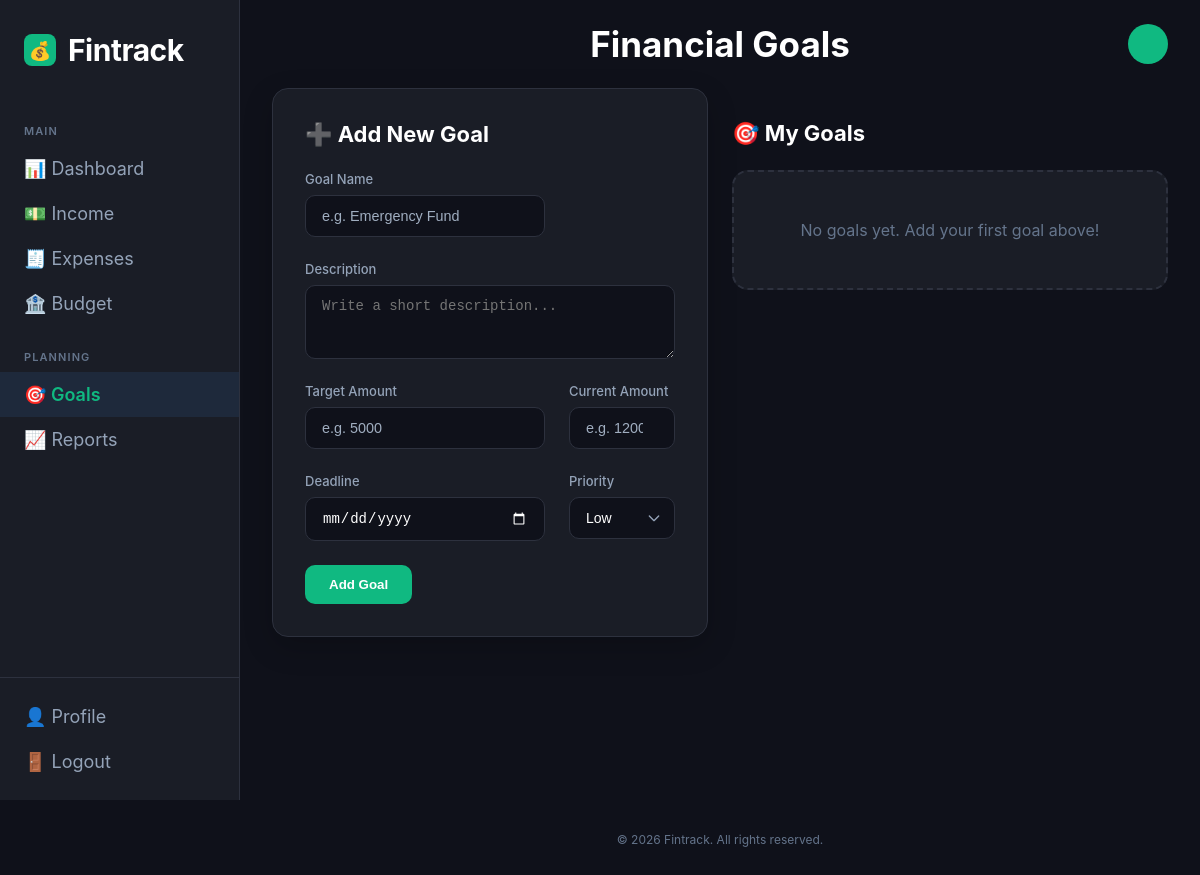
Page /goals/ on the earlier database version.
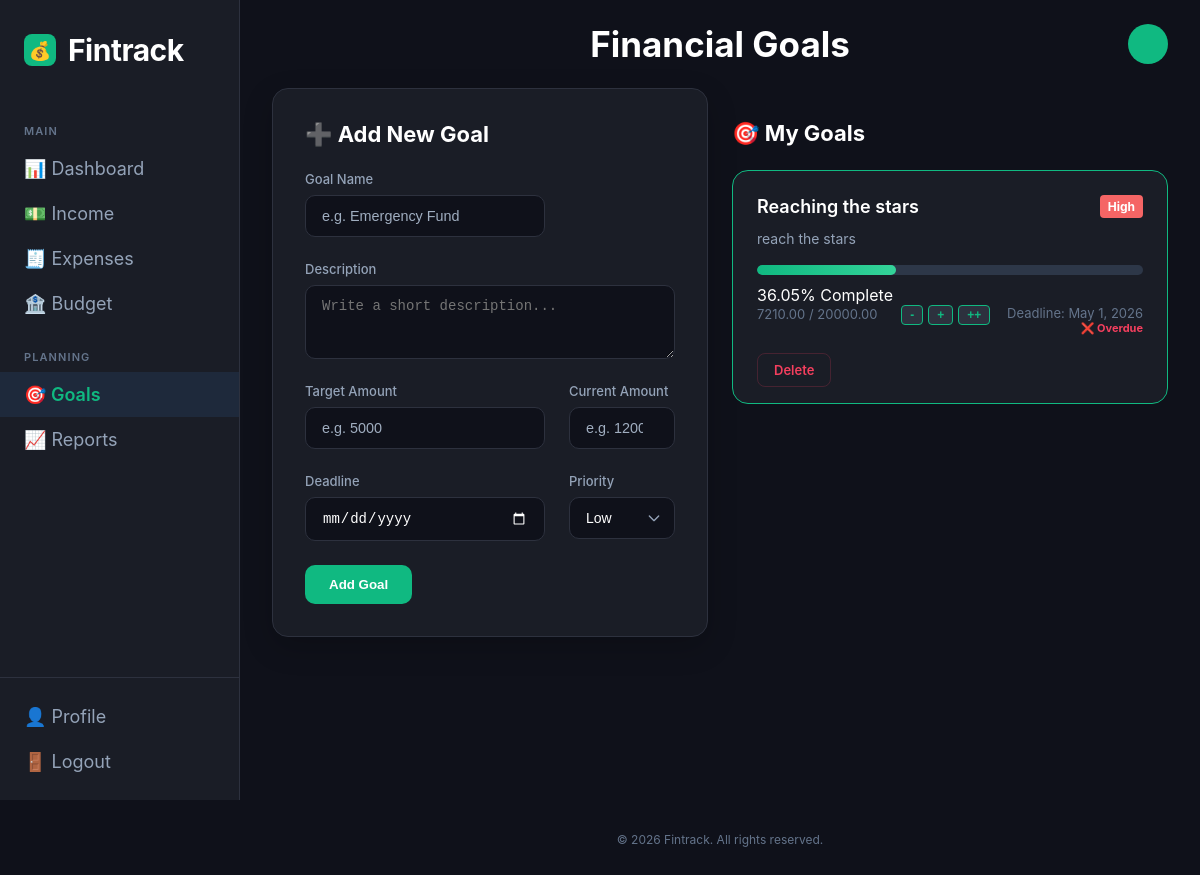
Same page on the later database version.
### goals/models.py (models this page shows)
class Goal(models.Model):
    goalTitle=models.CharField(max_length=100)
    goalAmount=models.DecimalField(max_digits=10,decimal_places=2)
    currentAmount=models.DecimalField(max_digits=10,decimal_places=2,default=0)
    goalDeadline=models.DateField()
    goalDescription=models.TextField(blank=True)
    PRIORITY_CHOICES = [
        ('low', 'Low'),
        ('medium', 'Medium'),
        ('high', 'High'),
    ]
    goalPriority=models.CharField(max_length=10, choices=PRIORITY_CHOICES, default='medium')
    @property
    def progress_percentage(self):
        if self.goalAmount and self.goalAmount > 0:
            percent = (self.currentAmount / self.goalAmount) * 100
            return min(percent, 100)
        return 0

### goals/views.py (the view, shortened to what this page needs)
# urls.py: path('', views.goals_view, name='goals'),
def goals_view(request):
    goals = Goal.objects.all()
    today = timezone.now().date()
    for x in goals:
        if x.goalDeadline:
            days_left = (x.goalDeadline - today).days
            if days_left < 0:
                x.deadline_status = "expired"
            elif days_left <= 3:
                x.deadline_status = "urgent"
            else:
                x.deadline_status = "safe"
        else:
            x.deadline_status = "none"
    return render(request, 'goals/goals.html', {'goals': goals})

### goals/templates/goals/goals.html (shortened to what this page needs)
{% load static %}
<!DOCTYPE html>
<html lang="en">
<head>
    <link rel="stylesheet" href="{% static 'side-bar.css' %}">
    <link rel="stylesheet" href="{% static 'goals.css' %}">
</head>
<body>
    <div class="app">
        <aside id="sidebar"></aside>
        <div class="main">
            <nav class="topbar">
                <div class="page-title">Financial Goals</div>
                <div class="avatar"></div>
            </nav>
            <div class="content">
                <form method="POST" id="goalForm" novalidate>
                    <div class="form-card">
                        <h2>➕ Add New Goal</h2>
                        <div class="form-grid">
                            <div class="form-group">
                                <label for="goalName">Goal Name</label>
                                <input type="text" name="goalName" required placeholder="e.g. Emergency Fund">
                            </div>
                            <div class="form-group" style="grid-column: span 2;">
                                <label for="goalDescription">Description</label>
                                <textarea name="goalDescription" required placeholder="Write a short description..." rows="3"></textarea>
                            </div>
                            <div class="form-group">
                                <label for="goalTarget">Target Amount</label>
                                <div style="display: flex; gap: 5px;">
                                    <input type="number" name="goalTarget" min="1" required placeholder="e.g. 5000" min="1" style="flex: 3;">
                                </div>
                            </div>
                            <div class="form-group">
                                <label for="goalCurrent">Current Amount</label>
                                <input type="number" name="goalCurrent" required placeholder="e.g. 1200" min="0">
                            </div>
                            <div class="form-group">
                                <label for="goalDeadline">Deadline</label>
                                <input type="date" name="goalDeadline" required>
                            </div>
                            <div class="form-group">
                                <label for="goalPriority">Priority</label>
                                <select name="goalPriority">
                                    <option value="low">Low</option>
                                </select>
                            </div>
                        </div>
                        <button type="submit" onclick="validateAndConfirm()" class="btn-add">Add Goal</button>
                    </div>
                </form>
                <div class="goals-section">
                    <h2>🎯 My Goals</h2>
                    {% if goals %}
                        {% for x in goals %}
                            <div class="goal-card">
                                <div class="goal-header">
                                    <h3>{{ x.goalTitle }}</h3>
                                    <span class="priority-badge {{ x.goalPriority }}">{{ x.goalPriority|title }}</span>
                                </div>
                                <p class="description">{{ x.goalDescription }}</p>
                                <div class="progress-bar">
                                    <div class="progress" style="--width: {{ x.progress_percentage }}%;"></div>
                                </div>
                                <span class="progress-text">{{ x.progress_percentage|floatformat:2 }}% Complete</span>
                                <div class="goal-footer">
                                    <div class="amount-info">
                                        <span>{{ x.currentAmount }} / {{ x.goalAmount }}</span>
                                        <div class="quick-update-btns" style="display: inline-flex; gap: 5px; margin-left: 10px;">
                                            <div class="quick-update-btns" style="display: inline-flex; gap: 5px; margin-left: 10px;">
                                                <button onclick="quickUpdate('{{ x.id }}', -10)" class="btn-small" >-</button>
                                                <button onclick="quickUpdate('{{ x.id }}', 10)" class="btn-small">+</button>
                                                <button onclick="quickUpdate('{{ x.id }}', 100)" class="btn-small">++</button>
                                            </div>
                                        </div>
                                    </div>
                                    <div style="display: flex; flex-direction: column; align-items: flex-end;">
                                        <span>Deadline: {{ x.goalDeadline }}</span>
                                        {% if x.deadline_status == 'urgent' %}
                                            <small style="color: #ed8936; font-weight: bold; font-size: 11px;">⚠️ Approaches!</small>
                                        {% elif x.deadline_status == 'expired' %}
                                            <small style="color: #f43f5e; font-weight: bold; font-size: 11px;">❌ Overdue</small>
                                        {% endif %}
                                    </div>
                                </div>
                                <div style="margin-top: 10px;">
                                    <a href="{% url 'delete_goal' x.id %}" class="btn-delete"
                                    onclick="return confirm('Are you sure you want to delete this goal?');">
                                    Delete
                                    </a>
                                </div>
                            </div>
                        {% endfor %}
                    {% else %}
                        <div class="empty-state" id="emptyState">
                            <p>No goals yet. Add your first goal above!</p>
                        </div>
                    {% endif %}
                </div>
            </div>
        </div>
    </div>
    <footer class="footer">
        <p>© 2026 Fintrack. All rights reserved.</p>
    </footer>
</body>
</html>

### static/side-bar.css (style rules this page uses)
* { margin: 0; padding: 0; box-sizing: border-box; }
body { font-family: 'Inter', 'Segoe UI', sans-serif; background-color: #0f111a; color: #ffffff; }
.app { display: flex; min-height: 100vh; }
aside#sidebar { width: 240px; background-color: #1a1d26; border-right: 1px solid #2d313e; display: flex; flex-direction: column; position: fixed; height: 100vh; z-index: 100; }
.main { margin-left: 240px; flex: 1; background-color: #0f111a; }
.topbar { display: flex; align-items: center; justify-content: space-between; padding: 1.5rem 2rem; position: relative; }
.page-title { font-size: 35px; font-weight: 700; position: absolute; left: 50%; transform: translateX(-50%); }
.avatar { margin-left: auto; width: 40px; height: 40px; background-color: #10b981; border-radius: 50%; }
.content { padding: 0 2rem 2rem; display: grid; grid-template-columns: repeat(auto-fit, minmax(200px, 1fr)); gap: 1.5rem; }
footer.footer { margin-left: 240px; padding: 2rem; text-align: center; font-size: 12px; color: #64748b; }
.avatar { margin-left: auto; width: 40px; height: 40px; border-radius: 50%; overflow: hidden; display: flex; align-items: center; justify-content: center; }

### goals/static/goals.css (style rules this page uses)
.content h2 { font-size: 22px; font-weight: 700; margin-bottom: 1.5rem; color: #ffffff; display: flex; align-items: center; gap: 12px; }
.form-card { background-color: #1a1d26; padding: 2rem; border-radius: 16px; border: 1px solid #2d313e; margin-bottom: 2.5rem; box-shadow: 0 10px 30px rgba(0, 0, 0, 0.2); }
.form-grid { display: grid; grid-template-columns: repeat(auto-fit, minmax(240px, 1fr)); gap: 1.5rem; margin-bottom: 1.5rem; }
.form-group { display: flex; flex-direction: column; gap: 8px; }
.form-group label { font-size: 13px; color: #94a3b8; font-weight: 500; }
.form-group input, .form-group select, .form-group textarea { background-color: #0f111a; border: 1px solid #2d313e; padding: 12px 16px; border-radius: 10px; color: #ffffff; font-size: 14px; transition: all 0.3s ease; width: 100%; }
.form-group select { appearance: none; background-repeat: no-repeat; background-position: right 12px center; background-size: 16px; }
.goals-section { margin-top: 2rem; }
.goal-card { background-color: #1a1d26; padding: 1.5rem; border-radius: 16px; border: 1px solid #10b981; margin-bottom: 1.5rem; transition: all 0.3s ease; }
.goal-header { display: flex; justify-content: space-between; align-items: center; margin-bottom: 0.5rem; }
.goal-header h3 { font-size: 18px; font-weight: 600; color: #ffffff; }
.description { color: #94a3b8; font-size: 14px; line-height: 1.5; margin-bottom: 1rem; }
.progress-bar { background-color: #0f111a; height: 10px; border-radius: 10px; margin: 1rem 0; position: relative; overflow: hidden; display: flex; align-items: center; }
.progress { background: linear-gradient(90deg, #10b981, #34d399); height: 100%; border-radius: 10px; transition: width 0.5s ease; }
.goal-footer { display: flex; justify-content: space-between; font-size: 13px; color: #64748b; margin-bottom: 1.5rem; }
.btn-delete { color: #f43f5e; text-decoration: none; font-size: 13px; font-weight: 600; padding: 8px 16px; border: 1px solid rgba(244, 63, 94, 0.2); border-radius: 8px; transition: all 0.2s; }
.btn-add { background-color: #10b981; color: white; border: none; padding: 12px 24px; border-radius: 10px; font-weight: 600; cursor: pointer; transition: all 0.2s; }
.progress-bar { width: 100%; height: 10px; background-color: #2d3748; border-radius: 5px; overflow: hidden; margin: 10px 0; position: relative; }
.progress { background: linear-gradient(90deg, #10b981, #34d399); height: 100%; border-radius: 10px; transition: width 0.3s ease; width: var(--width, 0%); }
.priority-badge { padding: 4px 8px; border-radius: 4px; font-size: 12px; font-weight: bold; text-transform: capitalize; }
.priority-badge.high { background-color: #f56565; color: white; }
.goal-header { display: flex; justify-content: space-between; align-items: center; margin-bottom: 10px; }
input, textarea, select { border: 1px solid #2d3748; transition: border 0.3s ease; }
input::placeholder { color: #a0aec0; font-size: 0.9rem; }
.btn-small { background-color: #2d313e; color: #10b981; border: 1px solid #10b981; border-radius: 4px; padding: 2px 8px; cursor: pointer; font-size: 12px; font-weight: bold; transition: 0.2s; }

Differences in the rows shown:
added Goal: goalTitle "Reaching the stars", goalPriority "High", goalDescription "reach the stars", progress_percentage "36.05", currentAmount "7210.00", goalAmount "20000.00", goalDeadline "May 1, 2026", shows "❌ Overdue"
Other differences:
text no longer shown: "No goals yet. Add your first goal above!"
